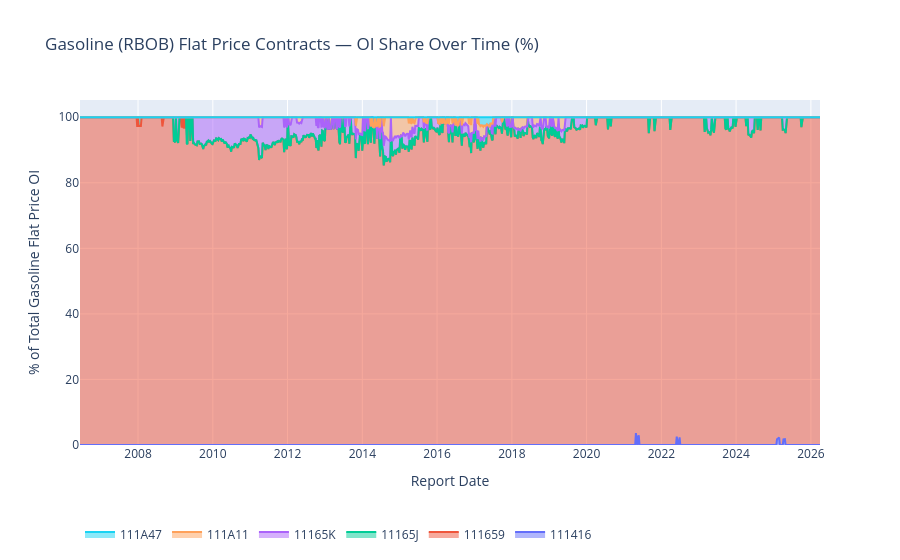

Here is the notebook cell this chart was saved with:
### Markdown cell above
## Open Interest Over Time — Stacked Area (Percentage)

### Code cell
pivot = xb.pivot_table(
    index="report_date_as_yyyy_mm_dd",
    columns="cftc_contract_market_code",
    values="open_interest_all",
    aggfunc="sum",
).fillna(0)

pct = pivot.div(pivot.sum(axis=1), axis=0) * 100

fig = go.Figure()
for col in pct.columns:
    label = code_labels.get(col, col)
    fig.add_trace(go.Scatter(
        x=pct.index, y=pct[col],
        name=col,
        hovertext=label,
        stackgroup="one",
        groupnorm="percent",
    ))
fig.update_layout(
    title="Gasoline (RBOB) Flat Price Contracts — OI Share Over Time (%)",
    xaxis_title="Report Date",
    yaxis_title="% of Total Gasoline Flat Price OI",
    legend=dict(orientation="h", yanchor="bottom", y=-0.3),
)
fig.show()

### Figure 1 — Plotly figure (JSON) as saved in the notebook; plotly's stock layout.template omitted (floating-point values rounded to 4 significant figures; data arrays with more than 128 entries replaced by an {"elided": "..."} marker saying what was removed)
{"data": [{"groupnorm": "percent", "hovertext": "RBOB GASOLINE 1ST LINE - ICE FUTURES ENERGY DIV", "name": "111416", "stackgroup": "one", "type": "scatter", "x": {"elided": "1034 str values"}, "y": {"elided": "1034 float values"}}, {"groupnorm": "percent", "hovertext": "GASOLINE BLENDSTOCK (RBOB) - NEW YORK MERCANTILE EXCHANGE", "name": "111659", "stackgroup": "one", "type": "scatter", "x": {"elided": "1034 str values"}, "y": {"elided": "1034 float values"}}, {"groupnorm": "percent", "hovertext": "RBOB GASOLINE FINANCIAL - NEW YORK MERCANTILE EXCHANGE", "name": "11165J", "stackgroup": "one", "type": "scatter", "x": {"elided": "1034 str values"}, "y": {"elided": "1034 float values"}}, {"groupnorm": "percent", "hovertext": "RBOB CALENDAR SWAP - NEW YORK MERCANTILE EXCHANGE", "name": "11165K", "stackgroup": "one", "type": "scatter", "x": {"elided": "1034 str values"}, "y": {"elided": "1034 float values"}}, {"groupnorm": "percent", "hovertext": "SINGAPORE MOGUS 92 SWAP FUTURE - NEW YORK MERCANTILE EXCHANGE", "name": "111A11", "stackgroup": "one", "type": "scatter", "x": {"elided": "1034 str values"}, "y": {"elided": "1034 float values"}}, {"groupnorm": "percent", "hovertext": "MINI EUROBOB GAS OXY NWE - NEW YORK MERCANTILE EXCHANGE", "name": "111A47", "stackgroup": "one", "type": "scatter", "x": {"elided": "1034 str values"}, "y": {"elided": "1034 float values"}}], "layout": {"legend": {"orientation": "h", "y": -0.3, "yanchor": "bottom"}, "title": {"text": "Gasoline (RBOB) Flat Price Contracts — OI Share Over Time (%)"}, "xaxis": {"title": {"text": "Report Date"}}, "yaxis": {"title": {"text": "% of Total Gasoline Flat Price OI"}}}}
